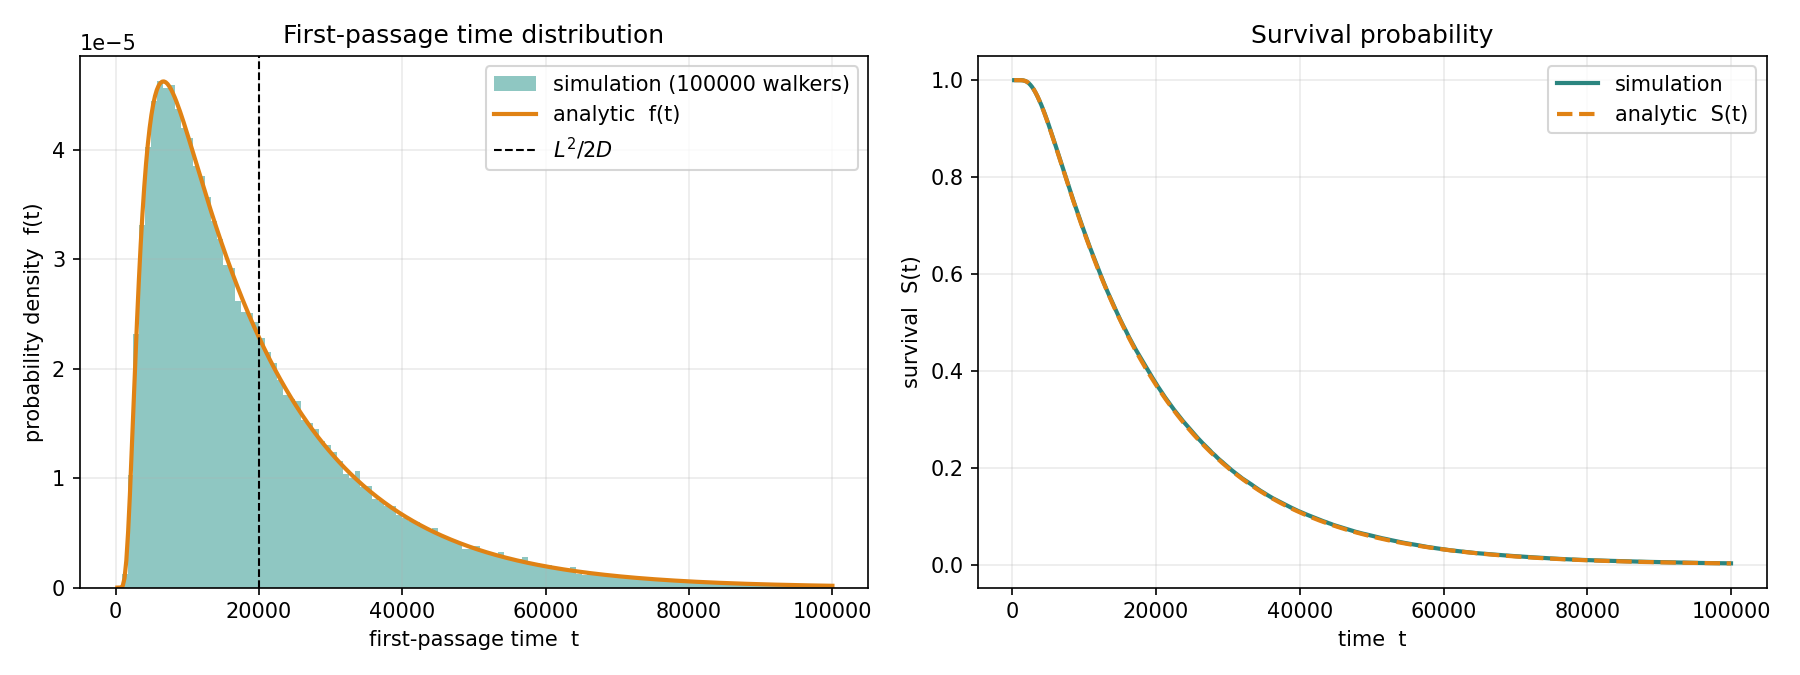

Reproduce this figure in Python.
"""
test_segment.py

Does the simulated walk on one segment agree with the exact answer?

Setup: reflecting at x = 0, absorbing at x = L, released at x = 0.

The analytic solution. Separating variables with p_x(0) = 0 and p(L) = 0
gives cosine modes that vanish at the far end:

    mu_n = (2n+1) * pi / (2L)        n = 0, 1, 2, ...

A point release at x = 0 projects onto every mode with the same weight,
and integrating the density over the segment gives the survival
probability

    S(t) = sum_n  4*(-1)^n / ((2n+1)*pi)  * exp(-D * mu_n^2 * t)

and the first-passage density is f(t) = -dS/dt, so

    f(t) = sum_n  4*(-1)^n / ((2n+1)*pi) * D * mu_n^2 * exp(-D * mu_n^2 * t)

Three things get checked here:
    1. the mean time matches the exact lattice value N*(N+1) steps
    2. the simulated S(t) lies on the analytic S(t)
    3. the histogram of times lies on the analytic f(t)
"""

import numpy as np
import matplotlib.pyplot as plt

import lattice
import walker


def mu(n, L):
    """The n-th eigenvalue."""
    return (2*n + 1) * np.pi / (2*L)


def survival(t, L, n_modes=200):
    """S(t), the probability the walker is still alive at time t."""
    t = np.atleast_1d(np.asarray(t, dtype=float))
    out = np.zeros(t.size)
    for n in range(n_modes):
        m = mu(n, L)
        weight = 4 * (-1)**n / ((2*n + 1) * np.pi)
        out = out + weight * np.exp(-lattice.D * m**2 * t)
    return out


def fpt_density(t, L, n_modes=200):
    """f(t) = -dS/dt, the first-passage time density."""
    t = np.atleast_1d(np.asarray(t, dtype=float))
    out = np.zeros(t.size)
    for n in range(n_modes):
        m = mu(n, L)
        weight = 4 * (-1)**n / ((2*n + 1) * np.pi)
        out = out + weight * lattice.D * m**2 * np.exp(-lattice.D * m**2 * t)
    return out


if __name__ == "__main__":
    rng = np.random.default_rng(7)

    N = 200
    n_walkers = 100000
    L = lattice.length(N)

    steps = walker.run_many(N, n_walkers, rng)
    times = lattice.to_time(steps)

    # --- check 1: the mean -------------------------------------------------
    exact_steps = N * (N + 1)
    print(f"N = {N},  L = {L},  {n_walkers} walkers\n")
    print("mean first-passage time")
    print(f"   simulated          = {times.mean():12.2f}")
    print(f"   exact lattice      = {lattice.to_time(exact_steps):12.2f}"
          f"    (N*(N+1) steps)")
    print(f"   continuum L^2/(2D) = {lattice.mfpt_segment(N):12.2f}")
    print(f"   sim / lattice      = {times.mean()/lattice.to_time(exact_steps):12.4f}")

    # --- check 2 and 3: the whole distribution -----------------------------
    tmax = 5 * lattice.mfpt_segment(N)
    tgrid = np.linspace(tmax/400, tmax, 400)

    sorted_times = np.sort(times)
    S_sim = 1.0 - np.searchsorted(sorted_times, tgrid, side="right") / n_walkers
    S_exact = survival(tgrid, L)

    print(f"\nsurvival curve")
    print(f"   max |S_sim - S_exact| = {np.max(np.abs(S_sim - S_exact)):.4f}")

    # --- figure ------------------------------------------------------------
    fig, (ax1, ax2) = plt.subplots(1, 2, figsize=(12, 4.5))

    ax1.hist(times, bins=120, range=(0, tmax), density=True,
             color="#8fc7c2", label=f"simulation ({n_walkers} walkers)")
    ax1.plot(tgrid, fpt_density(tgrid, L), color="#e08214", lw=2,
             label="analytic  f(t)")
    ax1.axvline(lattice.mfpt_segment(N), color="k", ls="--", lw=1,
                label=r"$L^2/2D$")
    ax1.set_xlabel("first-passage time  t")
    ax1.set_ylabel("probability density  f(t)")
    ax1.set_title("First-passage time distribution")
    ax1.legend()
    ax1.grid(alpha=0.25)

    ax2.plot(tgrid, S_sim, color="#2b857f", lw=2, label="simulation")
    ax2.plot(tgrid, S_exact, color="#e08214", lw=2, ls="--", label="analytic  S(t)")
    ax2.set_xlabel("time  t")
    ax2.set_ylabel("survival  S(t)")
    ax2.set_title("Survival probability")
    ax2.legend()
    ax2.grid(alpha=0.25)

    fig.tight_layout()
    fig.savefig("test_segment.png", dpi=150)
    print("\nwrote test_segment.png")
